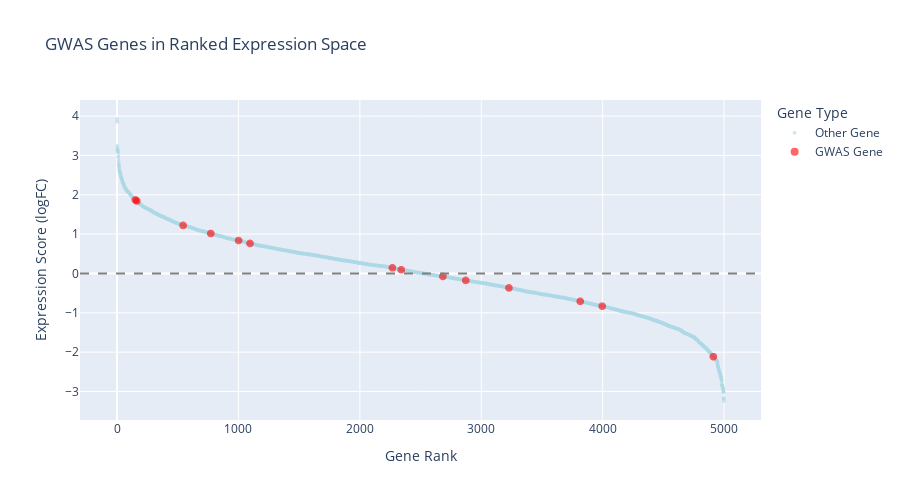

The notebook cell this image was saved under:
### Code cell
def interactive_gwas_ranking_plot(ranked_genes: pd.Series, gwas_genes: Set[str]):
    """
    Visualize GWAS gene positions in ranked RNA-seq results interactively.
    
    Parameters:
    -----------
    ranked_genes : pd.Series
        Ranked gene list
    gwas_genes : Set[str]
        GWAS-associated genes
    
    Returns:
    --------
    Interactive Plotly figure
    """
    df = pd.DataFrame({
        "rank": range(len(ranked_genes)),
        "gene": ranked_genes.index,
        "score": ranked_genes.values
    })
    
    df["GWAS"] = df["gene"].isin(gwas_genes)
    df["gene_type"] = df["GWAS"].map({True: "GWAS Gene", False: "Other Gene"})
    
    fig = px.scatter(
        df,
        x="rank",
        y="score",
        color="gene_type",
        color_discrete_map={"GWAS Gene": "red", "Other Gene": "lightblue"},
        hover_name="gene",
        hover_data={"score": ":.3f", "rank": True, "gene_type": False},
        title="GWAS Genes in Ranked Expression Space",
        labels={"rank": "Gene Rank", "score": "Expression Score (logFC)"},
        opacity=0.6
    )
    
    # Update marker sizes
    fig.update_traces(
        marker=dict(size=8),
        selector=dict(name="GWAS Gene")
    )
    fig.update_traces(
        marker=dict(size=4),
        selector=dict(name="Other Gene")
    )
    
    fig.add_hline(y=0, line_dash="dash", line_color="gray")
    
    fig.update_layout(
        width=900,
        height=500,
        legend_title_text="Gene Type"
    )
    
    fig.show()

# Create interactive ranking plot
interactive_gwas_ranking_plot(ranked_genes, gwas_genes)

### Figure 1 — Plotly figure (JSON) as saved in the notebook; plotly's stock layout.template omitted (floating-point values rounded to 4 significant figures; data arrays with more than 128 entries replaced by an {"elided": "..."} marker saying what was removed)
{"data": [{"customdata": {"elided": "4986x1 str values"}, "hovertemplate": "<b>%{hovertext}</b><br><br>Gene Rank=%{x}<br>Expression Score (logFC)=%{y:.3f}<extra></extra>", "hovertext": {"elided": "4986 str values"}, "legendgroup": "Other Gene", "marker": {"color": "lightblue", "opacity": 0.6, "size": 4, "symbol": "circle"}, "mode": "markers", "name": "Other Gene", "showlegend": true, "type": "scattergl", "x": {"elided": "4986 int values"}, "xaxis": "x", "y": {"elided": "4986 float values"}, "yaxis": "y"}, {"customdata": [["GWAS Gene"], ["GWAS Gene"], ["GWAS Gene"], ["GWAS Gene"], ["GWAS Gene"], ["GWAS Gene"], ["GWAS Gene"], ["GWAS Gene"], ["GWAS Gene"], ["GWAS Gene"], ["GWAS Gene"], ["GWAS Gene"], ["GWAS Gene"], ["GWAS Gene"]], "hovertemplate": "<b>%{hovertext}</b><br><br>Gene Rank=%{x}<br>Expression Score (logFC)=%{y:.3f}<extra></extra>", "hovertext": ["TAOK1", "EFEMP1", "GNA12", "HMGA1", "ETS1", "PLAG1", "LOC148696", "CD46", "ZBTB38", "OTUD3", "CDK6", "TAGAP", "HLA-B", "C12orf51"], "legendgroup": "GWAS Gene", "marker": {"color": "red", "opacity": 0.6, "size": 8, "symbol": "circle"}, "mode": "markers", "name": "GWAS Gene", "showlegend": true, "type": "scattergl", "x": [151, 163, 544, 772, 1001, 1095, 2268, 2341, 2684, 2872, 3228, 3815, 3996, 4912], "xaxis": "x", "y": [1.869, 1.843, 1.222, 1.017, 0.8384, 0.7633, 0.1429, 0.09416, -0.07519, -0.1759, -0.3666, -0.7081, -0.8318, -2.115], "yaxis": "y"}], "layout": {"height": 500, "legend": {"title": {"text": "Gene Type"}, "tracegroupgap": 0}, "shapes": [{"line": {"color": "gray", "dash": "dash"}, "type": "line", "x0": 0, "x1": 1, "xref": "x domain", "y0": 0, "y1": 0, "yref": "y"}], "title": {"text": "GWAS Genes in Ranked Expression Space"}, "width": 900, "xaxis": {"anchor": "y", "domain": [0, 1], "title": {"text": "Gene Rank"}}, "yaxis": {"anchor": "x", "domain": [0, 1], "title": {"text": "Expression Score (logFC)"}}}}
